Frame 1 (no input): blank canvas, image omitted
Frame 60 (no input): blank canvas, image omitted
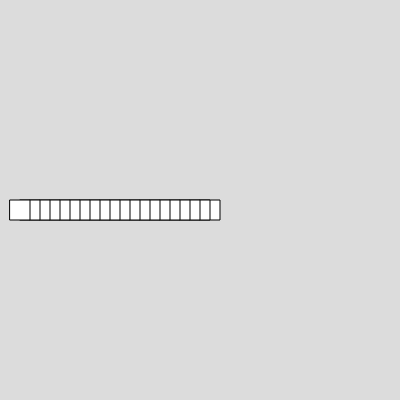
Frame 120 (the mouse pressed at the canvas centre since frame 60)

The p5.js sketch whose frames 1 and 60 were blank and that drew this single picture after the mouse press (run headless with seeded random() and noise() and a simulated clock; from frame 60 on, the mouse is pressed at the canvas centre):

// p5.js sketch
// ── sketch.js
function setup() {
  createCanvas(400, 400);
}

function draw() {
  background(220);

  for(i = 0; i < mouseX; i+=10)
  {
    rect(mouseX - i, 200, 20)
  }
}
